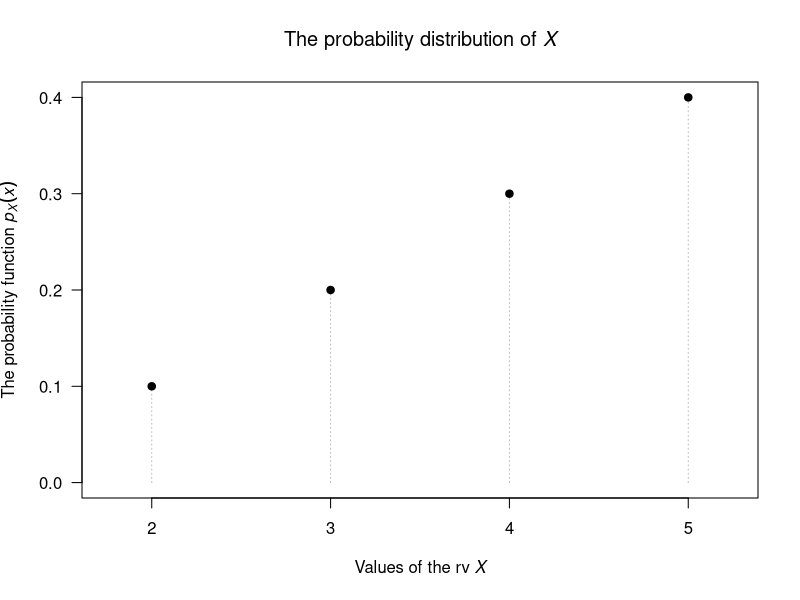
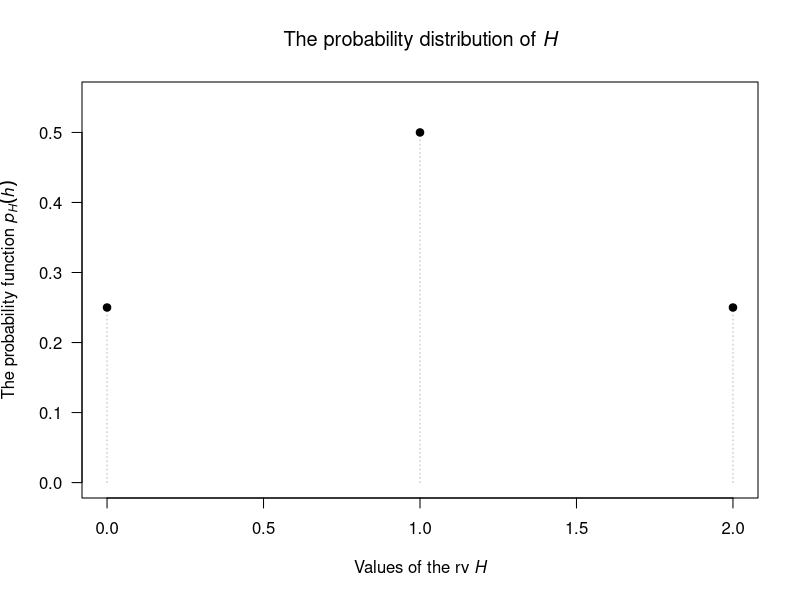
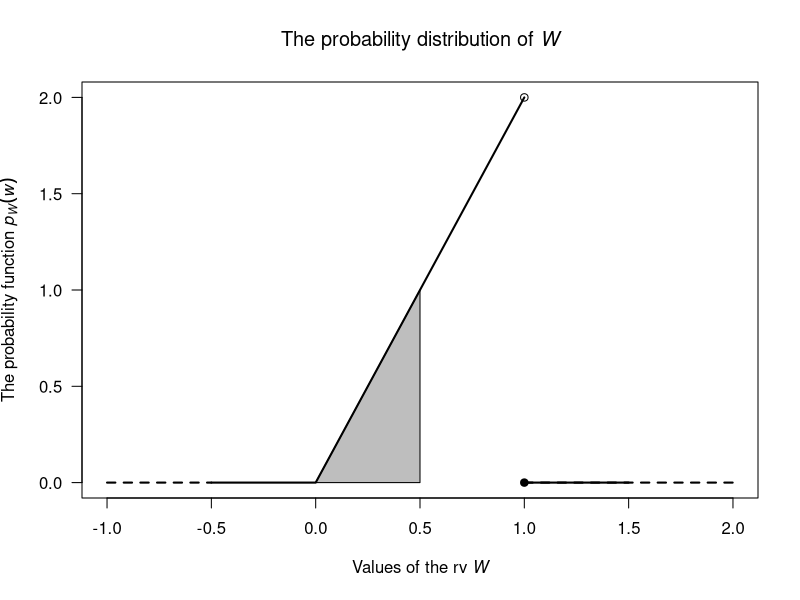
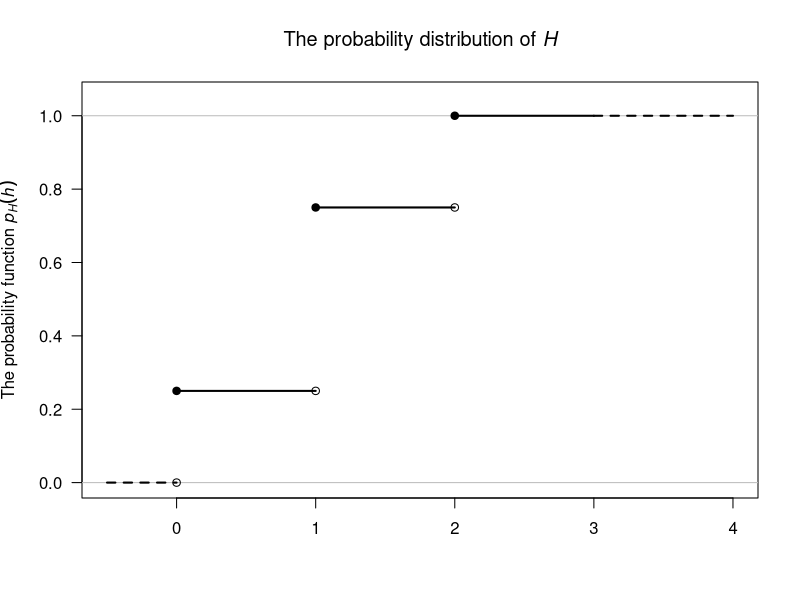
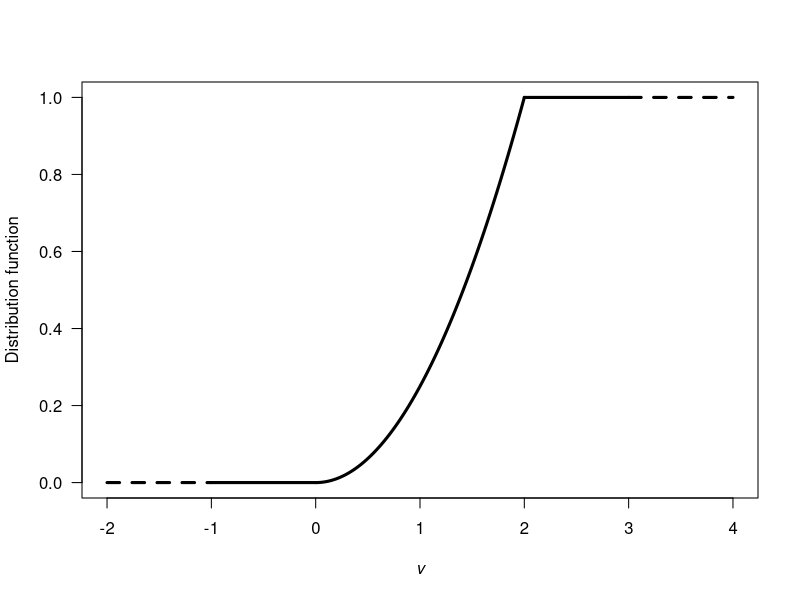
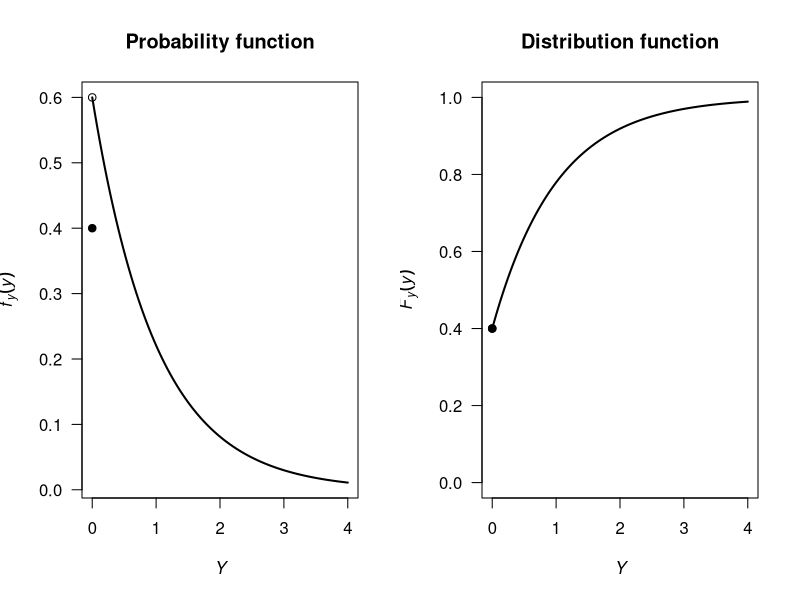

Source code (R) for these figures, in order:
## ---- chunk 1
rvTable <- array( dim = c(4, 3))
colnames(rvTable) <- c("Elements of $S$",
                       "Function $H$",
                       "Value of $H$")

rvTable [1, ] <- c("$(TT) = s_1$",
                   "$H(s_1)$, the number of heads in $s_1$",
                   "0")
rvTable [2, ] <- c("$(TH) = s_2$",
                   "$H(s_2)$, the number of heads in $s_2$",
                   "1")
rvTable [3, ] <- c("$(HT) = s_3$",
                   "$H(s_3)$, the number of heads in $s_3$",
                   "1")
rvTable [4, ] <- c("$(HH) = s_4$",
                   "$H(s_4)$, the number of heads in $s_4$",
                   "2")
knitr::kable(rvTable,
             align = "c",
             caption = "The random variable $H$ maps each element in the sample space $S$ to a real number")
## ---- chunk 2
LargestDieTable <- array( dim = c(2, 4)) 

rownames(LargestDieTable) <- c("$x$",
                               "$\\Pr(X = x)$")

LargestDieTable[1, ] <- as.character(2:5)
LargestDieTable[2, ] <- ( (2:5) - 1 ) / 10

knitr::kable(LargestDieTable,
             caption = "A table showing the distribution of $X$, the largest number in two rolls of a die")
## ---- chunk 3
plot( x = 2:5,
      y = c(0.1, 0.2, 0.3, 0.4),
      xlim = c(1.75, 5.25),
      ylim = c(0, 0.4),
      type = "h",
      las = 1,
      lty = 3,
      lwd = 1,
      axes = FALSE,
      col = "grey",
      main = expression( 
        paste( "The probability distribution of ", italic(X)) 
        ),
      xlab = expression( 
        paste("Values of the rv ", italic(X)) 
        ),
      ylab = expression( 
        paste( "The probability function ", italic(p)[italic(X)](italic(x)) )
      )
)
axis(side = 1,
     at = 2:5)
axis(side = 2,
     at = seq(0, 0.4, by = 0.1),
     las = 1)
box()

points( x = 2:5,
        y = c(0.1, 0.2, 0.3, 0.4),
        pch = 19)

## ---- chunk 4
TwoDieTable <- array( dim = c(2, 3)) 

rownames(TwoDieTable) <- c("$h$",
                           "$\\Pr(H = h)$")

TwoDieTable[1, ] <- as.character(0:2)
TwoDieTable[2, ] <- c(0.25, 0.50, 0.25)

knitr::kable(TwoDieTable,
             caption = "A table showing the distribution of $H$, the number of heads in two rolls of a die")
## ---- chunk 5
plot( x = 0:2,
      y = c(0.25, 0.50, 0.25),
      ylim = c(0, 0.55),
      type = "h",
      las = 1,
      lty = 3,
      col = "grey",
      main = expression(
        paste("The probability distribution of ", italic(H))
        ),
      xlab = expression(
        paste("Values of the rv ", italic(H) )
        ),
      ylab = expression(
        paste("The probability function ", italic(p)[italic(H)](italic(h)))
      )
)

points( x = 0:2,
        y = c(0.25, 0.5, 0.25),
        pch = 19)

## ---- chunk 6
plot( x = c(-1, 2),
      y = c(0, 2),
      type = "n",
      las = 1,
      main = expression(
        paste("The probability distribution of ", italic(W))
        ),
      xlab = expression(
        paste("Values of the rv ", italic(W))
        ),
      ylab = expression(
        paste("The probability function ", italic(p)[italic(W)](italic(w)))
      )
)

polygon( x = c(0, 0.5, 0.5, 0),
         y = c(0, 1, 0, 0),
         col = "grey")
lines( x = c(-0.5, 0, 1),
       y = c(0, 0, 2),
       lwd = 2)
lines( x = c(-1, -0.5),
       y = c(0, 0),
       lwd = 2,
       lty = 2)
lines( x = c(1, 1.5),
       y = c(0, 0),
       lwd = 2)
lines( x = c(1, 2),
       y = c(0, 0),
       lwd = 2,
       lty = 2)
points(1, 2, 
       pch = 1)
points(1, 0, 
       pch = 19)
## ---- chunk 7
plot( x = c(-0.5, 4),
      y = c(0, 1.05),
      type = "n",
      las = 1,
      main = expression(
        paste("The probability distribution of ", italic(H))
        ),
      xlab = expression(
        ),
      ylab = expression(
        paste("The probability function ",italic(p)[italic(H)](italic(h)))
      )
)

abline(h = c(0, 1),
       col = "grey")


lines( x = c(-0.5, 0),
       y = c(0, 0),
       lty = 2,
       lwd = 2)
lines( x = c(0, 1),
       y = c(0.25, 0.25),
       lwd = 2)
lines( x = c(1, 2),
       y = c(0.75, 0.75),
       lwd = 2)
lines( x = c(2, 3),
       y = c(1, 1),
       lwd = 2)
lines( x = c(3, 4),
       y = c(1, 1),
       lwd = 2,
       lty = 2)


points(0, 0, 
       pch = 1)
points(0, 0.25, 
       pch = 19)

points(1, 0.25, 
       pch = 1)
points(1, 0.75, 
       pch = 19)

points(2, 0.75, 
       pch = 1)
points(2, 1, 
       pch = 19)

## ---- chunk 8
vb <- seq(0, 2,
         length = 100)
vbDF <- ( vb ^ 2 ) / 4

plot( x = c(-2, 4),
      y = c(0, 1),
      type = "n",
      xlab = expression(italic(v)),
      ylab = "Distribution function",
      las = 1)
lines( x = c(-2, -1),
       y = c(0, 0),
       lwd = 3,
       lty = 2)
lines( x = c(-1, 0),
       y = c(0, 0),
       lwd = 3,
       lty = 1)
lines( vbDF ~ vb,
       lwd = 3)
lines( x = c(2, 3),
       y = c(1, 1),
       lwd = 3)
lines( x = c(3, 4),
       y = c(1, 1),
       lwd = 3,
       lty = 2)
## ---- chunk 9
par( mfrow = c(1, 2))

p <- 0.4
x <- seq(0, 4, 
         length = 100)
fy <- (1 - p) * exp( - x)
fy[1] <- 1 - p

Fy <- 0.4 + 0.6 * (1 - exp(-x ) )
F[1] <- p

plot(fy ~ x,
     lwd = 2,
     type = "l",
     xlab = expression(italic(Y)),
     ylab = expression(italic(f)[italic(y)](italic(y))),
     main = "Probability function",
     las = 1)
points( x = 0,
        y = 0.4,
        pch = 19)
points( x = 0,
        y = 0.6,
        pch = 1)


plot(Fy ~ x,
     ylim = c(0, 1),
     lwd = 2,
     type = "l",
     xlab = expression(italic(Y)),
     ylab = expression(italic(F)[italic(y)](italic(y))),
     main = "Distribution function",
     las = 1)
points( x = 0,
        y = Fy[1],
        pch = 19)
points( x = 0,
        y = 0.4,
        pch = 1)

